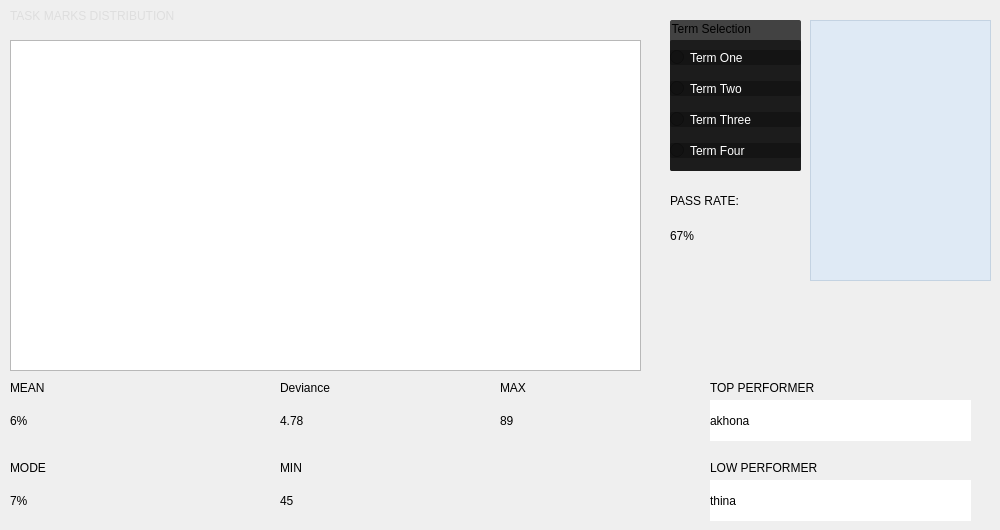
    <widget class="QWidget" name="tab">
     <attribute name="title">
      <string>Task Performance</string>
     </attribute>
     <widget class="QGraphicsView" name="graphicsView_2">
      <property name="geometry">
       <rect>
        <x>10</x>
        <y>40</y>
        <width>631</width>
        <height>331</height>
       </rect>
      </property>
     </widget>
     <widget class="QLabel" name="label_9">
      <property name="geometry">
       <rect>
        <x>10</x>
        <y>380</y>
        <width>141</width>
        <height>16</height>
       </rect>
      </property>
      <property name="text">
       <string>MEAN</string>
      </property>
     </widget>
     <widget class="QLabel" name="label_10">
      <property name="geometry">
       <rect>
        <x>10</x>
        <y>460</y>
        <width>141</width>
        <height>16</height>
       </rect>
      </property>
      <property name="text">
       <string>MODE</string>
      </property>
     </widget>
     <widget class="QLabel" name="label_11">
      <property name="geometry">
       <rect>
        <x>280</x>
        <y>380</y>
        <width>141</width>
        <height>16</height>
       </rect>
      </property>
      <property name="text">
       <string>Deviance</string>
      </property>
     </widget>
     <widget class="QLabel" name="label_12">
      <property name="geometry">
       <rect>
        <x>280</x>
        <y>460</y>
        <width>141</width>
        <height>16</height>
       </rect>
      </property>
      <property name="text">
       <string>MIN</string>
      </property>
     </widget>
     <widget class="QLabel" name="label_13">
      <property name="geometry">
       <rect>
        <x>500</x>
        <y>380</y>
        <width>141</width>
        <height>16</height>
       </rect>
      </property>
      <property name="text">
       <string>MAX</string>
      </property>
     </widget>
     <widget class="QLabel" name="label_14">
      <property name="geometry">
       <rect>
        <x>710</x>
        <y>380</y>
        <width>141</width>
        <height>16</height>
       </rect>
      </property>
      <property name="text">
       <string>TOP PERFORMER</string>
      </property>
     </widget>
     <widget class="QLabel" name="label_37">
      <property name="geometry">
       <rect>
        <x>710</x>
        <y>460</y>
        <width>141</width>
        <height>16</height>
       </rect>
      </property>
      <property name="text">
       <string>LOW PERFORMER</string>
      </property>
     </widget>
     <widget class="QLabel" name="label_38">
      <property name="geometry">
       <rect>
        <x>10</x>
        <y>400</y>
        <width>131</width>
        <height>41</height>
       </rect>
      </property>
      <property name="styleSheet">
       <string notr="true">font: 34pt &quot;Source Sans Pro ExtraLight&quot;;</string>
      </property>
      <property name="text">
       <string>6%</string>
      </property>
     </widget>
     <widget class="QLabel" name="label_39">
      <property name="geometry">
       <rect>
        <x>10</x>
        <y>480</y>
        <width>131</width>
        <height>41</height>
       </rect>
      </property>
      <property name="styleSheet">
       <string notr="true">font: 34pt &quot;Source Sans Pro ExtraLight&quot;;</string>
      </property>
      <property name="text">
       <string>7%</string>
      </property>
     </widget>
     <widget class="QLabel" name="label_40">
      <property name="geometry">
       <rect>
        <x>280</x>
        <y>400</y>
        <width>131</width>
        <height>41</height>
       </rect>
      </property>
      <property name="styleSheet">
       <string notr="true">font: 34pt &quot;Source Sans Pro ExtraLight&quot;;</string>
      </property>
      <property name="text">
       <string>4.78</string>
      </property>
     </widget>
     <widget class="QLabel" name="label_41">
      <property name="geometry">
       <rect>
        <x>280</x>
        <y>480</y>
        <width>131</width>
        <height>41</height>
       </rect>
      </property>
      <property name="styleSheet">
       <string notr="true">font: 34pt &quot;Source Sans Pro ExtraLight&quot;;</string>
      </property>
      <property name="text">
       <string>45</string>
      </property>
     </widget>
     <widget class="QLabel" name="label_42">
      <property name="geometry">
       <rect>
        <x>500</x>
        <y>400</y>
        <width>131</width>
        <height>41</height>
       </rect>
      </property>
      <property name="styleSheet">
       <string notr="true">font: 34pt &quot;Source Sans Pro ExtraLight&quot;;</string>
      </property>
      <property name="text">
       <string>89</string>
      </property>
     </widget>
     <widget class="QLabel" name="label_43">
      <property name="geometry">
       <rect>
        <x>710</x>
        <y>400</y>
        <width>261</width>
        <height>41</height>
       </rect>
      </property>
      <property name="styleSheet">
       <string notr="true">font: 16pt &quot;Source Sans Pro ExtraLight&quot;;
background-color: rgb(255, 255, 255);</string>
      </property>
      <property name="text">
       <string>akhona</string>
      </property>
     </widget>
     <widget class="QLabel" name="label_44">
      <property name="geometry">
       <rect>
        <x>710</x>
        <y>480</y>
        <width>261</width>
        <height>41</height>
       </rect>
      </property>
      <property name="styleSheet">
       <string notr="true">font: 18pt &quot;Source Sans Pro ExtraLight&quot;;
background-color: rgb(255, 255, 255);</string>
      </property>
      <property name="text">
       <string>thina </string>
      </property>
     </widget>
     <widget class="QLabel" name="label_45">
      <property name="geometry">
       <rect>
        <x>10</x>
        <y>0</y>
        <width>641</width>
        <height>31</height>
       </rect>
      </property>
      <property name="styleSheet">
       <string notr="true">font: 75 14pt &quot;MS Shell Dlg 2&quot;;
color: rgb(222, 222, 222);</string>
      </property>
      <property name="text">
       <string>TASK MARKS DISTRIBUTION</string>
      </property>
     </widget>
     <widget class="QLabel" name="label_46">
      <property name="geometry">
       <rect>
        <x>670</x>
        <y>190</y>
        <width>111</width>
        <height>21</height>
       </rect>
      </property>
      <property name="text">
       <string>PASS RATE:</string>
      </property>
     </widget>
     <widget class="QLabel" name="label_47">
      <property name="geometry">
       <rect>
        <x>670</x>
        <y>210</y>
        <width>81</width>
        <height>51</height>
       </rect>
      </property>
      <property name="styleSheet">
       <string notr="true">font: 34pt &quot;Source Sans Pro ExtraLight&quot;;</string>
      </property>
      <property name="text">
       <string>67%</string>
      </property>
     </widget>
     <widget class="QGroupBox" name="groupBox_3">
      <property name="geometry">
       <rect>
        <x>670</x>
        <y>20</y>
        <width>131</width>
        <height>151</height>
       </rect>
      </property>
      <property name="styleSheet">
       <string notr="true">background-color: rgba(18, 18, 18, 200);
border-radius:2px;</string>
      </property>
      <property name="title">
       <string>Term Selection </string>
      </property>
      <widget class="QWidget" name="layoutWidget">
       <property name="geometry">
        <rect>
         <x>0</x>
         <y>20</y>
         <width>131</width>
         <height>131</height>
        </rect>
       </property>
       <layout class="QVBoxLayout" name="verticalLayout_10">
        <item>
         <widget class="QRadioButton" name="radioButton_5">
          <property name="styleSheet">
           <string notr="true">color: rgb(255, 255, 255);</string>
          </property>
          <property name="text">
           <string>Term One </string>
          </property>
         </widget>
        </item>
        <item>
         <widget class="QRadioButton" name="radioButton_6">
          <property name="styleSheet">
           <string notr="true">color: rgb(255, 255, 255);
border-color: rgb(255, 85, 0);
</string>
          </property>
          <property name="text">
           <string>Term Two</string>
          </property>
         </widget>
        </item>
        <item>
         <widget class="QRadioButton" name="radioButton_7">
          <property name="styleSheet">
           <string notr="true">color: rgb(255, 255, 255);
</string>
          </property>
          <property name="text">
           <string>Term Three</string>
          </property>
         </widget>
        </item>
        <item>
         <widget class="QRadioButton" name="radioButton_8">
          <property name="styleSheet">
           <string notr="true">color: rgb(255, 255, 255);</string>
          </property>
          <property name="text">
           <string>Term Four</string>
          </property>
         </widget>
        </item>
       </layout>
      </widget>
     </widget>
     <widget class="QListWidget" name="listWidget_3">
      <property name="geometry">
       <rect>
        <x>810</x>
        <y>20</y>
        <width>181</width>
        <height>261</height>
       </rect>
      </property>
      <property name="styleSheet">
       <string notr="true">background-color: rgba(199, 228, 255, 100);</string>
      </property>
     </widget>
    </widget>
